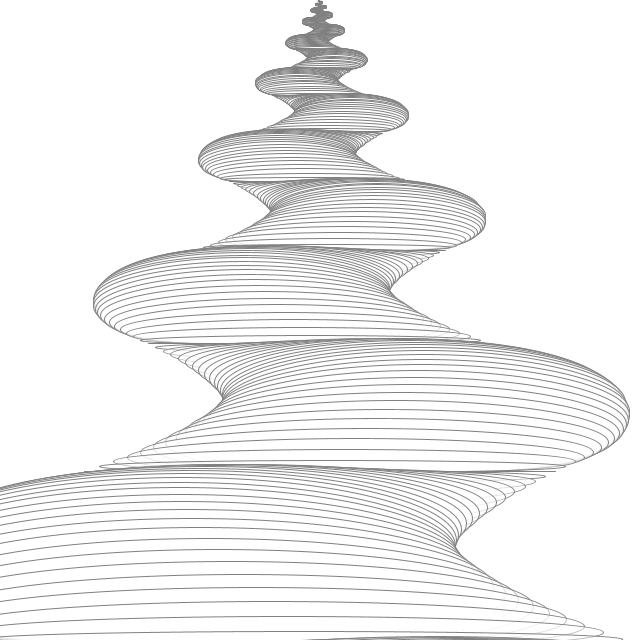
Frame 1 (no input)
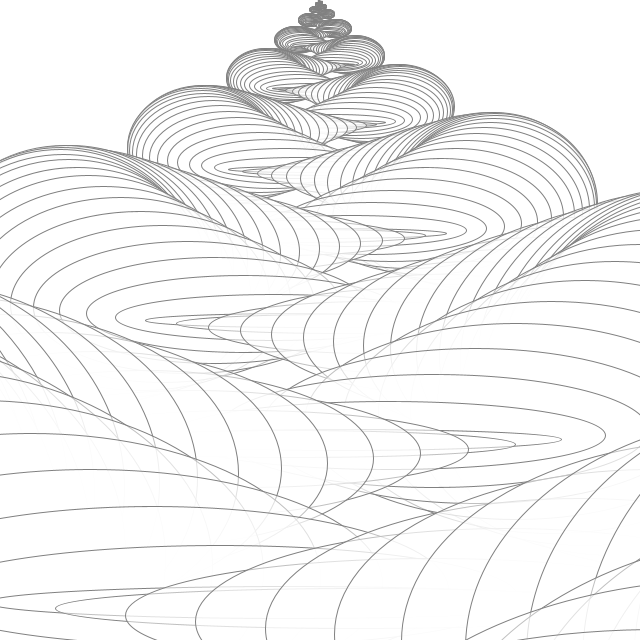
Frame 60 (the mouse pressed at the canvas centre just before this capture)
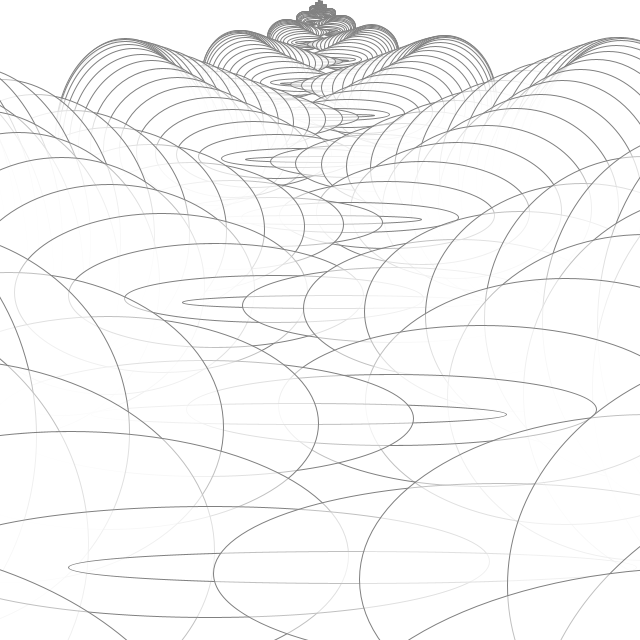
Frame 120 (the mouse held since frame 60 and released just before this capture)

The Processing sketch that drew these frames (run headless with seeded random() and noise(); from frame 60 on, the mouse is pressed at the canvas centre):

// Processing sketch: day174
// ── day174.pde
float t,u,x,y;
void setup(){
size(640,640);
fill(-1,128);
stroke(128);
}
void draw(){
background(-1);
translate(320,0);
rotate(PI/2);
for(u=0;u<65;u+=PI/30)
ellipse(x=pow(1.1,u)*log(u+t),y=pow(1.1+abs(sin(t))/20,u)*sin(u+t),y,x);
t+=PI/270;
}
